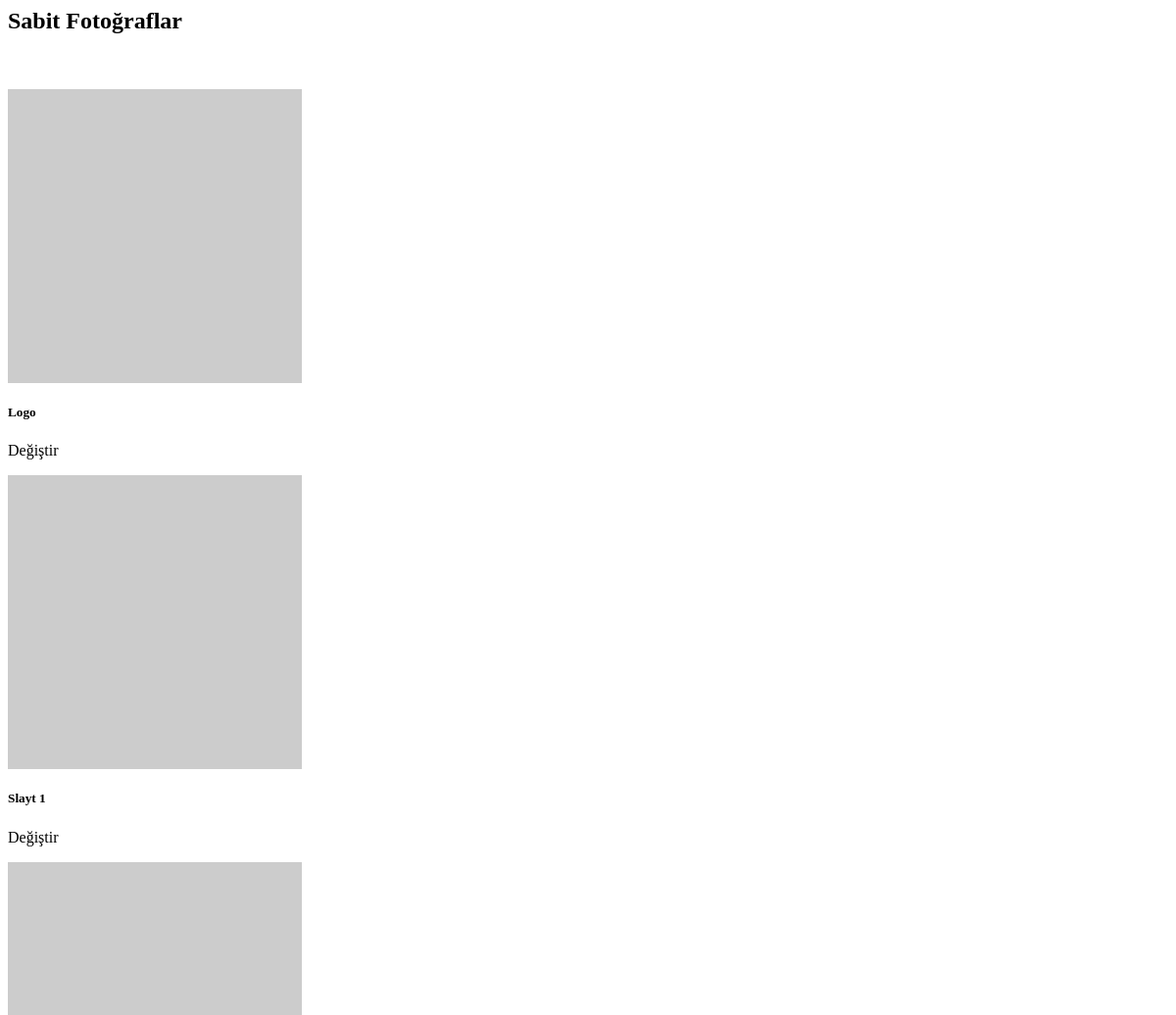
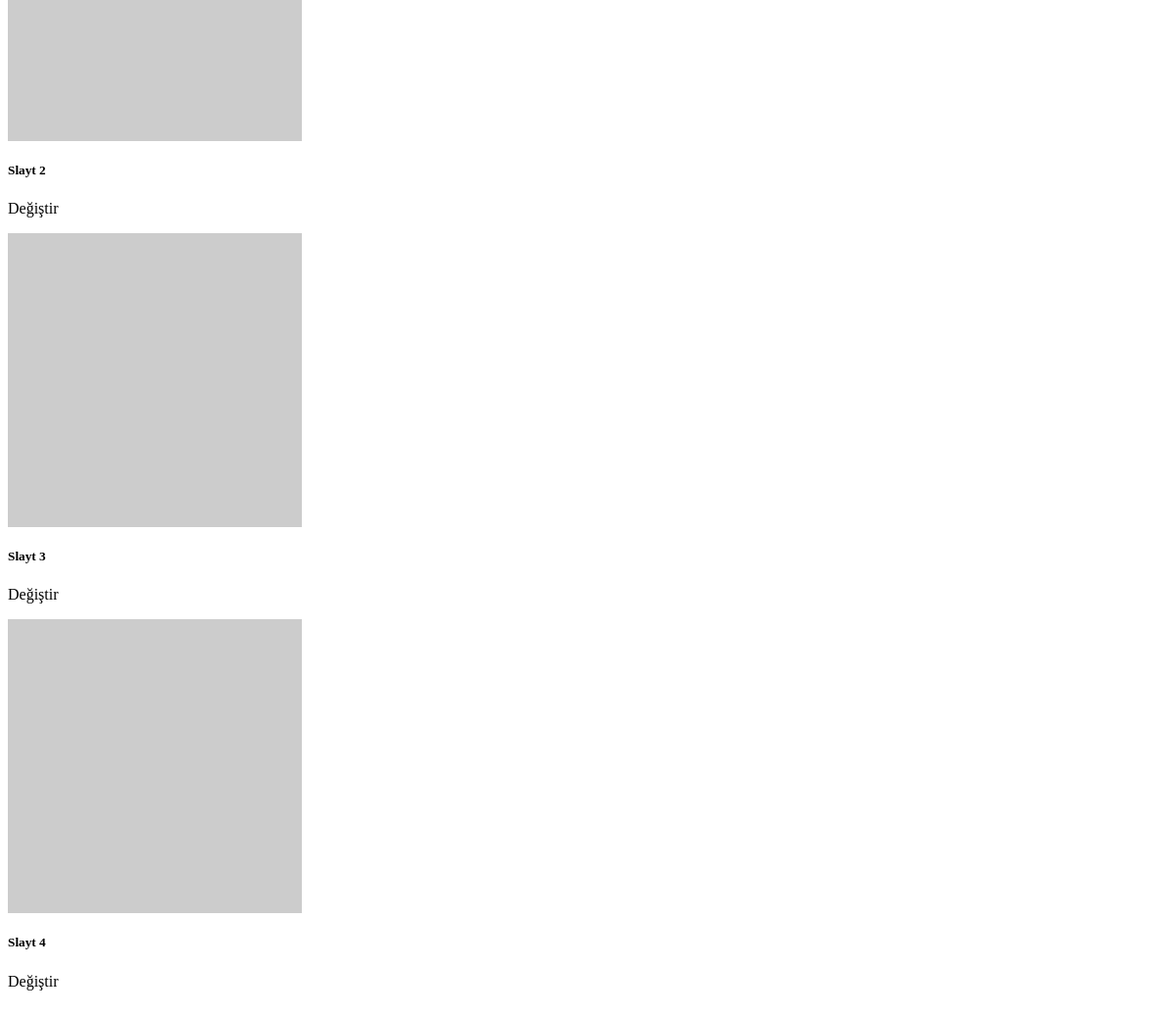
The page /admin/tabs/editStaticPhoto.php on the database its author committed (2 pictures, top to bottom).
### tables this page shows
CREATE TABLE `StaticPhotos` (
  `id` int NOT NULL,
  `photo_name` varchar(64) NOT NULL,
  `attr_name` varchar(64) NOT NULL,
  `photo` longtext
);

### admin/tabs/editStaticPhoto.php (the view, shortened to what this page needs)
<?php
require_once("../config.php");
$SQL = "SELECT * FROM StaticPhotos ORDER BY id";
$results = $conn->query($SQL);
?>
<div
    class="row d-flex justify-content-between flex-wrap flex-md-nowrap align-items-center pt-3 pb-2 mb-3 border-bottom">
    <h2 class="col h3">Sabit Fotoğraflar</h2>
</div>
<div class="container">
    <div class="card-group">
        <?php while($result = mysqli_fetch_array($results)){
    if($result["photo"]=="") $photo = "https://via.placeholder.com/300";
    else $photo = $result["photo"];
    ?>
        <div class='col-lg-4 col-sm-4 col-md-6 col-xs-12 mt-3'>
            <div class="card mx-1">
                <img src="<?php echo $photo;?>" class="card-img-top">
                <div class="card-body">
                    <h5 class="card-title"><?php echo $result["photo_name"];?></h5>
                    <form action="editStaticPhotoDB.php" method="POST" target="dummyframe"
                        enctype="multipart/form-data">
                        <span class="btn theme-color btn-file text-white">
                            Değiştir <input class="image-button" type="file" name="image" accept="image/*">
                        </span>
                    </form>
                </div>
            </div>
        </div>
        <?php }?>
    </div>
</div>

### admin/tabs/editStaticPhoto.php (style rules this page uses)
.btn-file { position: relative; overflow: hidden; }

### rows shown on the page
staticphotos: photo_name "Logo"
staticphotos: photo_name "Slayt 1"
staticphotos: photo_name "Slayt 2"
staticphotos: photo_name "Slayt 3"
staticphotos: photo_name "Slayt 4"
